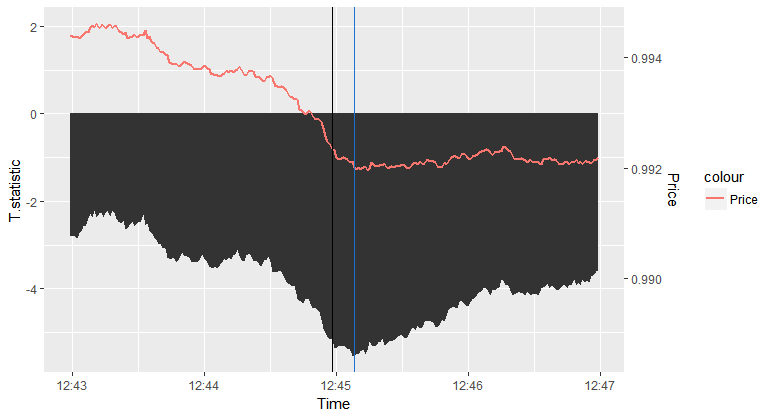

R code for this plot:
setwd(Sys.getenv("masters-thesis"))
source("simulation/heston.R")
source("simulation/bursts.R")
source("simulation/jumps.R")
source("estimation/estimates.R")
source("estimation/rho.R")
source("estimation/teststat.R")
source("kernels/kernels.R")
source("estimation/estimates_reloaded.R")
source("estimation/estimates_revolution.R")

# CHECK FOR SEASONALITY OF T IN UN-EVEN DT STUDY TO DETERMINE ORIGIN OF SEASONALITY

# SIMULATE
setting <- sim.setup(Npath = 1000, Nsteps = 23400, omega = 1.6*10^-5)

set.seed(2342)

hest <- sim.heston(setting)

alpha <- 0.65
beta <- 0.1
c_1 <- (1-alpha)*0.005/(10/(60*24*7*52))^(1-alpha)
c_2 <- sqrt((1-2*beta)*(0.00093*0.25)^2/(10/(60*24*7*52))^(1-2*beta))

hest <- sim.addvb(hest, burst_time = 0.5, interval_length = 0.05, c_2 = c_2, beta = beta, reverse = F)
hest <- sim.adddb(hest, burst_time = 0.5, interval_length = 0.05, c_1 = c_1, alpha=alpha, reverse = F)

heston <- hest

hest$Y <- t(diff(t(as.matrix(hest$Y))))

# ESTIMATION PARAMETERS
hd <- 300/(52*7*24*60*60) #(seconds)
hv <- 12*hd                                          
lag = 10
t.freq = 5 # every 5 seconds
offset = 12 # skips the first minute (5*12seconds)
#t.index <- seq(offset, setting$Nsteps, by = t.freq)

mufull <- est.mu.mat.2.0(data = hest, hd = hd, bandwidth_rescale = T)#,t.index = t.index)$mu
mu <- sqrt(hd)*mufull$mu#[,]
sigma2 <- est.sigma.mat.2.0(data = hest, hv = hv, lag = lag, bandwidth_rescale = T)$sig#[,]#,t.index = t.index,lag = lag)$sig
Tstat <- mu/sqrt(sigma2)


# SINGLE PATH PLOT
mid <- 23400/2
high <- mid+120
low <- mid-120

plot(heston$Y[1,10000:15000], type = "l")
plot(Tstat[1,10000:15000], type = "l")

plot(heston$Y[1,low:high], type = "l")
plot(Tstat[1,low:high], type = "l")

#burststart <- 0.45*23400-low
burstend <- 0.50*23400-low

index <- 2
burstpeak <- which.max(abs(Tstat[index,low:high]))


times <- as.POSIXct("2018-08-03 09:30:00", "UTC")

require(ggplot2)
plotdata <- data.frame(Time = times+heston$time[low:high]*60*60*24*7*52, Price = exp(heston$Y[index,low:high]), T.statistic = Tstat[index,low:high])

offset <- mean(plotdata$Price)
scale <- (max(plotdata$T.statistic)-min(plotdata$T.statistic))/(max(plotdata$Price)-min(plotdata$Price)) # check this later

p <- ggplot(data = plotdata, aes(x = Time)) +
  geom_area(aes(y = T.statistic)) + #rescale this
  geom_line(aes(y = (Price-offset)*scale, colour = "Price"), size = 1) + # size might change
  scale_y_continuous(sec.axis = sec_axis(trans = ~./scale+offset, name = "Price")) +
  #geom_vline(xintercept = plotdata$Date[burststart], alpha = 0.4) + 
  geom_vline(xintercept = plotdata$Time[burstend], alpha = 1) +
  geom_vline(xintercept = plotdata$Time[burstpeak], alpha = 1, colour = "dodgerblue3")
p

# MINI STUDY

Rp <- heston$Y[,(11700+300)] - heston$Y[, 11700]
Rm <- heston$Y[, 11700] - heston$Y[,(11700-300)]

lm(Rp~Rm)

ind <- 1
peak <- which.max(abs(Tstat[ind,10000:20000]))
Rp <- heston$Y[ind,(peak+300)] - heston$Y[ind, peak]
Rm <- heston$Y[ind, peak] - heston$Y[ind,(peak-300)]
